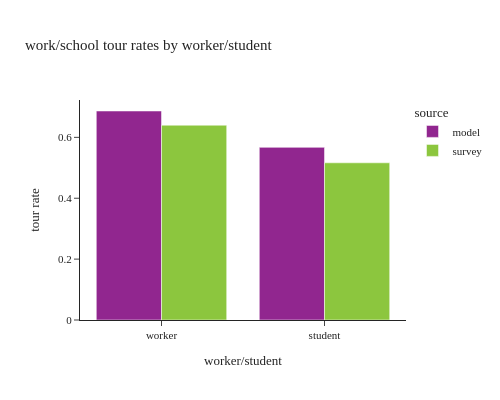

The cell this chart's notebook holds for it:
### Code cell
# worker/student tour rates
# worker
df1 = calc_tour_rates(tour_data[tour_data['tour_type']=="work"],'worker')
df1['worker/student'] = "worker"
# student
df2 = calc_tour_rates(tour_data[tour_data['tour_type']=="school"],'student')
df2['worker/student'] = "student"

df_plot = pd.concat([df1, df2])
df_plot['tour rate'] = df_plot['tour_weight']/df_plot['person_weight']

fig = px.bar(df_plot, x="worker/student", y="tour rate", color="source",barmode="group",
             title="work/school tour rates by worker/student")
fig.update_layout(height=400, width=500)
fig.show()

### Figure 1 — Plotly figure (JSON) as saved in the notebook; plotly's stock layout.template omitted (floating-point values rounded to 4 significant figures)
{"data": [{"alignmentgroup": "True", "hovertemplate": "source=model<br>worker/student=%{x}<br>tour rate=%{y}<extra></extra>", "legendgroup": "model", "marker": {"color": "#91268F", "pattern": {"shape": ""}}, "name": "model", "offsetgroup": "model", "orientation": "v", "showlegend": true, "textposition": "auto", "type": "bar", "x": ["worker", "student"], "xaxis": "x", "y": [0.6866, 0.5671], "yaxis": "y"}, {"alignmentgroup": "True", "hovertemplate": "source=survey<br>worker/student=%{x}<br>tour rate=%{y}<extra></extra>", "legendgroup": "survey", "marker": {"color": "#8CC63E", "pattern": {"shape": ""}}, "name": "survey", "offsetgroup": "survey", "orientation": "v", "showlegend": true, "textposition": "auto", "type": "bar", "x": ["worker", "student"], "xaxis": "x", "y": [0.6399, 0.5164], "yaxis": "y"}], "layout": {"barmode": "group", "height": 400, "legend": {"title": {"text": "source"}, "tracegroupgap": 0}, "title": {"text": "work/school tour rates by worker/student"}, "width": 500, "xaxis": {"anchor": "y", "domain": [0.0, 1.0], "title": {"text": "worker/student"}}, "yaxis": {"anchor": "x", "domain": [0.0, 1.0], "title": {"text": "tour rate"}}}}
